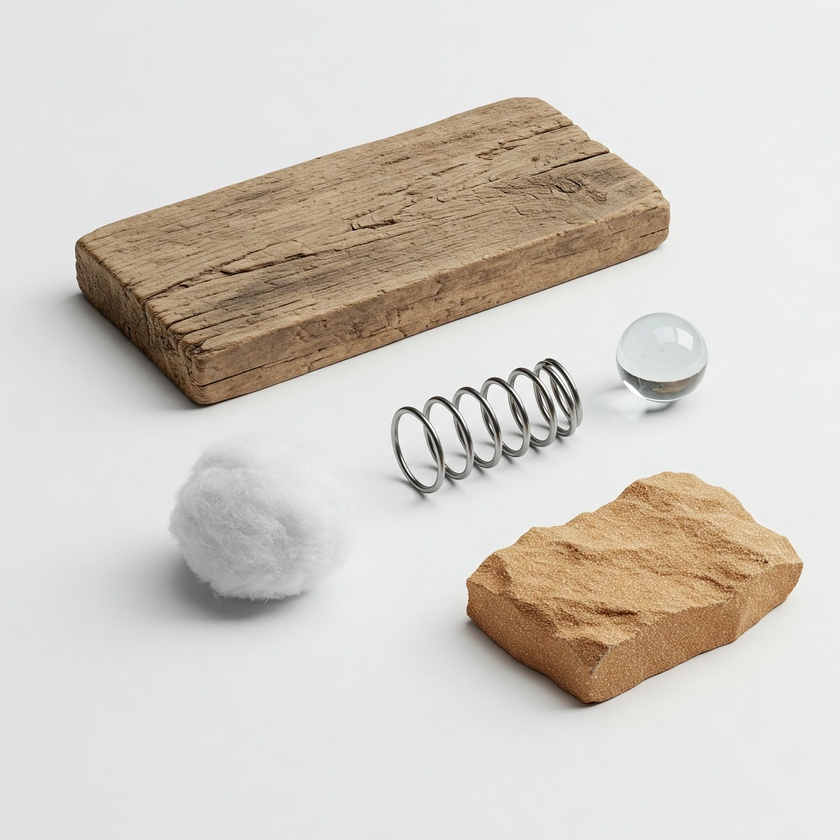
#> input picture week1_basics_and_geometric_transformations/sample_images/foto1.jpeg, 840 x 840 px, shrunk from 2048 x 2048 before the run
$ python affine_transformations.py
#> lines starting #> are read from the running program, lines starting #| are printed output that depends on the picture
#> further down, original_image is the input picture: PIL image 840x840 RGB; mean R, G, B 210.9, 205.4, 197.7
from PIL import Image
import numpy as np
from matplotlib import pyplot as plt


def affine_transform_image(image_pil, scale=(1.0, 1.0), shear_params=(0.0, 0.0), angle_deg=0.0, translate=(0.0, 0.0),
                           mirror_scale=(1.0, 1.0)):
    """
    Applies a sequence of affine transformations to a PIL Image.
    The transformation order is: Scale -> ShearX -> ShearY -> Rotate -> Mirror -> Translate.
    The resulting image is sized to fit all transformed pixels, with the top-left
    of the transformed content aligned with the top-left (0,0) of the output image.

    Args:
        image_pil (PIL.Image.Image): The input PIL Image object.
        scale (tuple): (sx, sy) scaling factors for x and y axes.
        shear_params (tuple): (kx, ky) shear factors. kx shears along x-axis, ky along y-axis.
                              Note: PIL's default affine transform uses a slightly different shear definition.
                              This implementation builds matrices according to common geometric interpretations.
        angle_deg (float): Counter-clockwise rotation angle in degrees.
        translate (tuple): (tx, ty) translation distances for x and y axes.
        mirror_scale (tuple): (ax, ay) mirroring factors. ax=-1 mirrors horizontally, ay=-1 vertically.

    Returns:
        PIL.Image.Image: The transformed PIL Image object.
    """
#> called with scale = (1.2, 1.2), shear_params = (0, 0), angle_deg = 45, translate = (10, 0), mirror_scale = (-1, -1)
    k_x, k_y = shear_params
    tx, ty = translate
    ax, ay = mirror_scale
    theta_rad = np.deg2rad(angle_deg)  # Convert angle to radians
    sx, sy = scale

    # --- Constructing the forward transformation matrix M_forward ---
    # M_forward maps input (source) coordinates to output (destination) coordinates:
    # P_out = M_forward * P_in
    # Order of matrix multiplication (applied to point from right to left):
    # M_forward = T * Mirror * R * Sh_y * Sh_x * Sc

    # Scaling Matrix
    Sc_mat = np.array([[sx, 0, 0], [0, sy, 0], [0, 0, 1]])
    # ShearX Matrix (shears x-coordinate based on y)
    Sh_x_mat = np.array([[1, k_x, 0], [0, 1, 0], [0, 0, 1]])
    # ShearY Matrix (shears y-coordinate based on x)
    Sh_y_mat = np.array([[1, 0, 0], [k_y, 1, 0], [0, 0, 1]])
    # Standard Counter-Clockwise Rotation Matrix
    cos_t, sin_t = np.cos(theta_rad), np.sin(theta_rad)
    R_mat = np.array([[cos_t, -sin_t, 0], [sin_t, cos_t, 0], [0, 0, 1]])
    # Mirroring Matrix
    Mir_mat = np.array([[ax, 0, 0], [0, ay, 0], [0, 0, 1]])
    # Translation Matrix
    T_mat = np.array([[1, 0, tx], [0, 1, ty], [0, 0, 1]])

    # Combine transformations: T * Mirror * R * Sh_y * Sh_x * Sc
    M_forward = T_mat @ Mir_mat @ R_mat @ Sh_y_mat @ Sh_x_mat @ Sc_mat

    # --- Calculate new image dimensions to fit the transformed image ---
    w, h = image_pil.size
#> w = 840; h = 840
    # Original corners in homogeneous coordinates (x, y, 1)
    # Points: (0,0), (w-1,0), (0,h-1), (w-1,h-1)
    corners = np.array([
        [0, w - 1, 0, w - 1],
        [0, 0, h - 1, h - 1],
        [1, 1, 1, 1]
    ])

    transformed_corners = M_forward @ corners

    min_x_coord = np.min(transformed_corners[0, :])
#> min_x_coord = -701.9
    max_x_coord = np.max(transformed_corners[0, :])
#> max_x_coord = 721.9
    min_y_coord = np.min(transformed_corners[1, :])
#> min_y_coord = -1423.8
    max_y_coord = np.max(transformed_corners[1, :])
#> max_y_coord = 0

    new_width = int(np.round(max_x_coord - min_x_coord))
#> new_width = 1424
    new_height = int(np.round(max_y_coord - min_y_coord))
#> new_height = 1424

    if new_width <= 0 or new_height <= 0:
        print(f"Warning: Calculated new image dimensions are non-positive ({new_width}x{new_height}). "
              "This can happen with extreme mirror/scale parameters. Returning original image.")
        return image_pil

    # --- Prepare matrix for PIL.Image.transform ---
    # PIL's transform method requires the *inverse* of the forward affine transformation matrix.
    # This inverse matrix maps coordinates from the destination image back to the source image.
    # P_in = M_inverse * P_out
    # Additionally, we need to adjust the translation so the transformed image's
    # top-left bounding box corner is at (0,0) in the output image canvas.

    # This matrix translates the content in the transformed coordinate system
    # so that its new bounding box's top-left corner moves to (0,0).
    T_adjust_origin = np.array([
        [1, 0, -min_x_coord],
        [0, 1, -min_y_coord],
        [0, 0, 1]
    ])

    # Final forward matrix that maps source to the new canvas (where content starts at 0,0)
    M_final_forward_to_canvas = T_adjust_origin @ M_forward

    try:
        M_inverse_for_pil = np.linalg.inv(M_final_forward_to_canvas)
    except np.linalg.LinAlgError:
        print("Error: Final matrix for PIL is not invertible. Check transformation parameters.")
        return image_pil  # Return original image if matrix is singular

    # PIL expects a 6-tuple (a, b, c, d, e, f) from the inverse matrix:
    # where (a,b,c) is the first row and (d,e,f) is the second row of the 3x3 matrix,
    # representing the affine part of M_inverse_for_pil.
    # x_src = a*x_dst + b*y_dst + c
    # y_src = d*x_dst + e*y_dst + f
    pil_coeffs = (
        M_inverse_for_pil[0, 0], M_inverse_for_pil[0, 1], M_inverse_for_pil[0, 2],
        M_inverse_for_pil[1, 0], M_inverse_for_pil[1, 1], M_inverse_for_pil[1, 2]
    )

    # Apply the transformation using PIL
    transformed_image = image_pil.transform(
        (new_width, new_height),  # Output size
        Image.AFFINE,  # Transformation type
        pil_coeffs,  # The 6 coefficients of the inverse matrix
        resample=Image.BICUBIC  # Resampling filter for better quality
    )
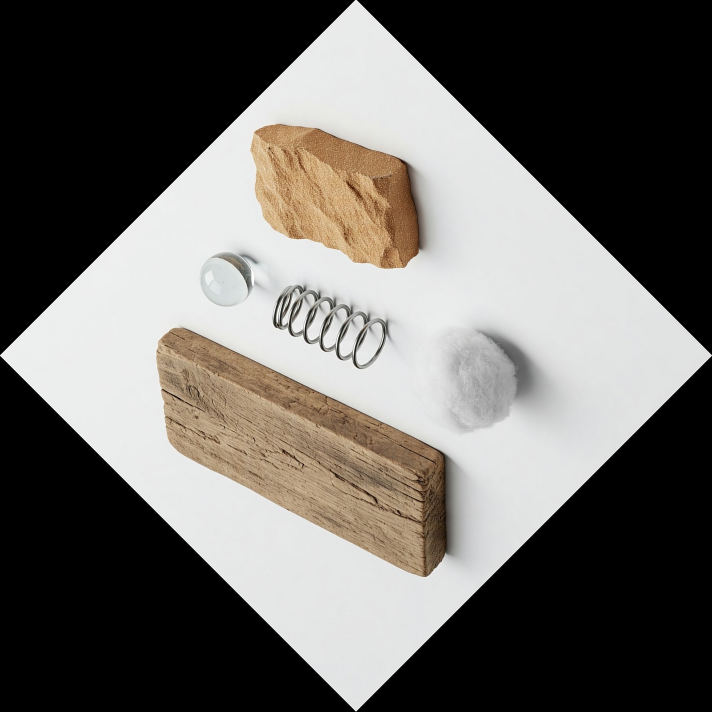
#> transformed_image: PIL image 1424x1424 RGB (shown at 1/2 size); mean R, G, B 105.4, 102.6, 98.8
    return transformed_image


if __name__ == '__main__':
    # Path to your image file.
    # Make sure "foto1.jpeg" is in the same directory as this script,
    # or provide the correct full or relative path.
    IMAGE_PATH = "sample_images/foto1.jpeg"
    try:
        original_image = Image.open(IMAGE_PATH)

        # Example transformation parameters (you can change these)
        # These are similar to those used in the PDF example on page 17
        transformed_img = affine_transform_image(
            original_image,
            scale=(1.2, 1.2),  # Scale up by 20%
            shear_params=(0.0, 0.0),  # No shear in this example (PDF page 17 uses (0.0, 0.0) for 'kayma r')
            angle_deg=45.0,  # Rotate 45 degrees counter-clockwise (PDF uses pi/4)
            translate=(10.0, 0.0),  # Translate 10 pixels right (PDF uses (10,0))
            mirror_scale=(-1.0, -1.0)  # Mirror on both axes (PDF uses (-1,-1))
        )

        # Display the original and transformed images
        plt.figure(figsize=(12, 6))  # Adjust figure size as needed

        plt.subplot(1, 2, 1)
        plt.imshow(original_image)
        plt.title(f"Original Image: {IMAGE_PATH}")
        plt.axis('off')

        plt.subplot(1, 2, 2)
        plt.imshow(transformed_img)
        plt.title("Affine Transformed Image")
        plt.axis('off')

        plt.tight_layout()  # Adjusts subplot params for a tight layout.
        plt.show()
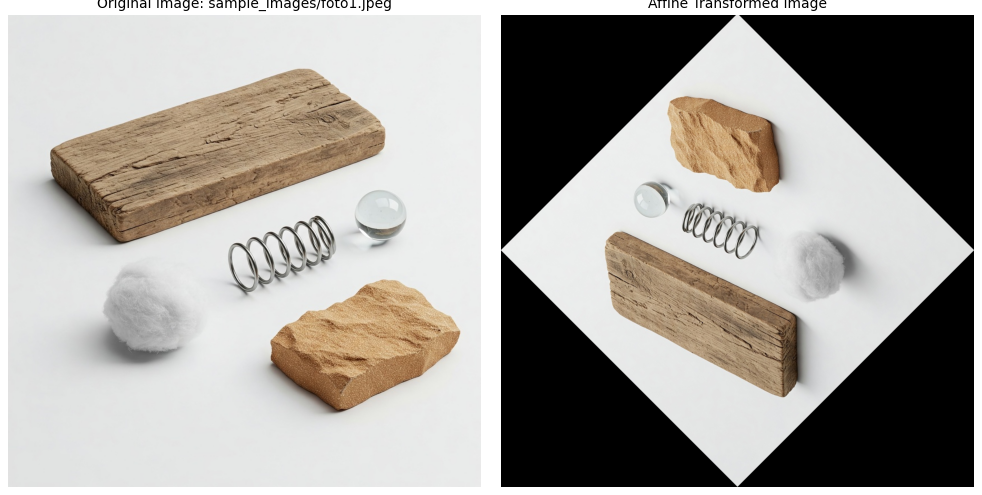
#> figure drawn by matplotlib, 2 panels

    except FileNotFoundError:
        print(f"Error: The file '{IMAGE_PATH}' was not found. Please check the file path.")
    except Exception as e:
        import traceback

        print(f"An unexpected error occurred: {e}")
        print("--- Traceback ---")
        traceback.print_exc()
        print("-----------------")

$ run again, with week1_basics_and_geometric_transformations/sample_images/foto2.jpeg copied over week1_basics_and_geometric_transformations/sample_images/foto1.jpeg
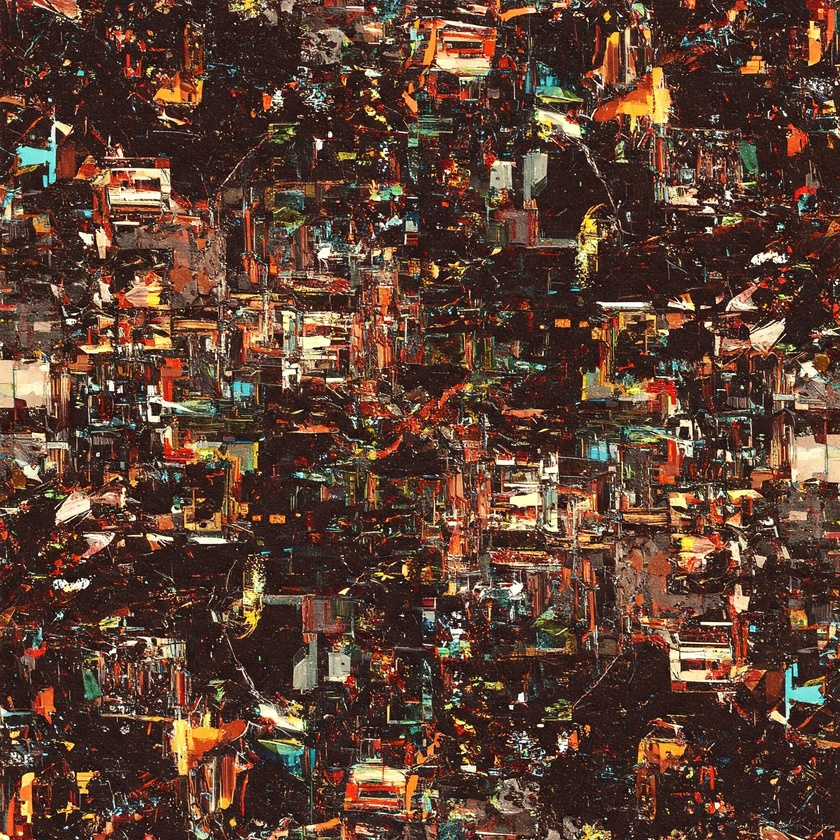
#> input picture week1_basics_and_geometric_transformations/sample_images/foto2.jpeg, 840 x 840 px, shrunk from 2048 x 2048 before the run
#> original_image is the input picture: PIL image 840x840 RGB; mean R, G, B 93, 64.8, 50.8
#> in affine_transform_image, `transformed_image = image_pil.transform( (new_width, new_height),`:
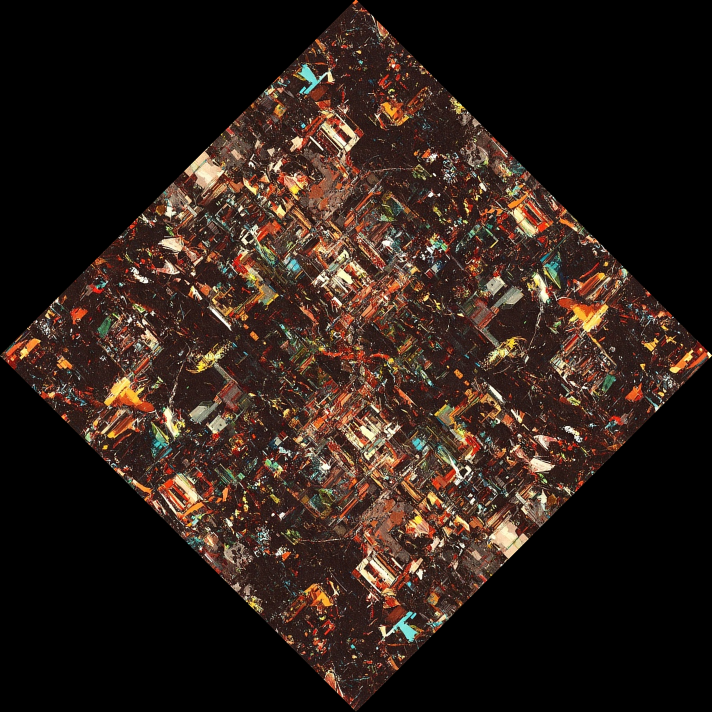
#> transformed_image: PIL image 1424x1424 RGB (shown at 1/2 size); mean R, G, B 46.3, 32.2, 25.2
#> `plt.show()`:
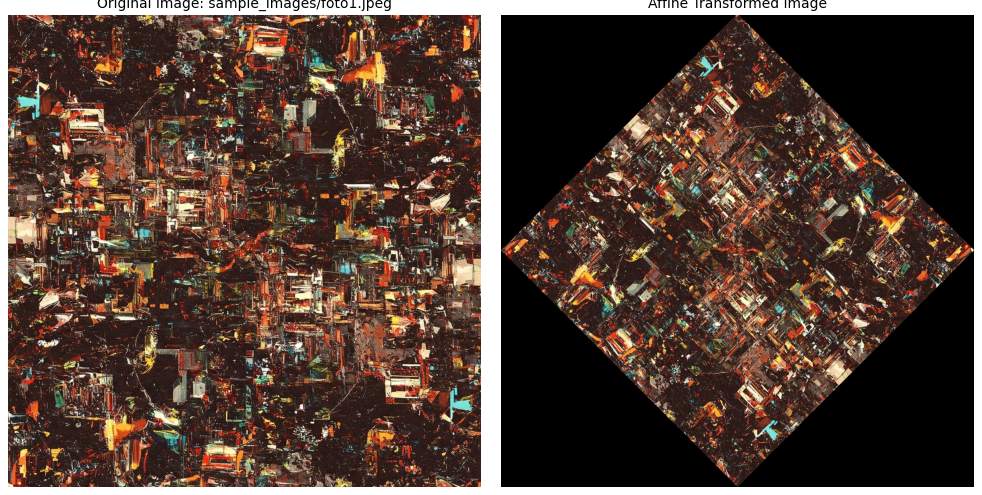
#> figure drawn by matplotlib, 2 panels
